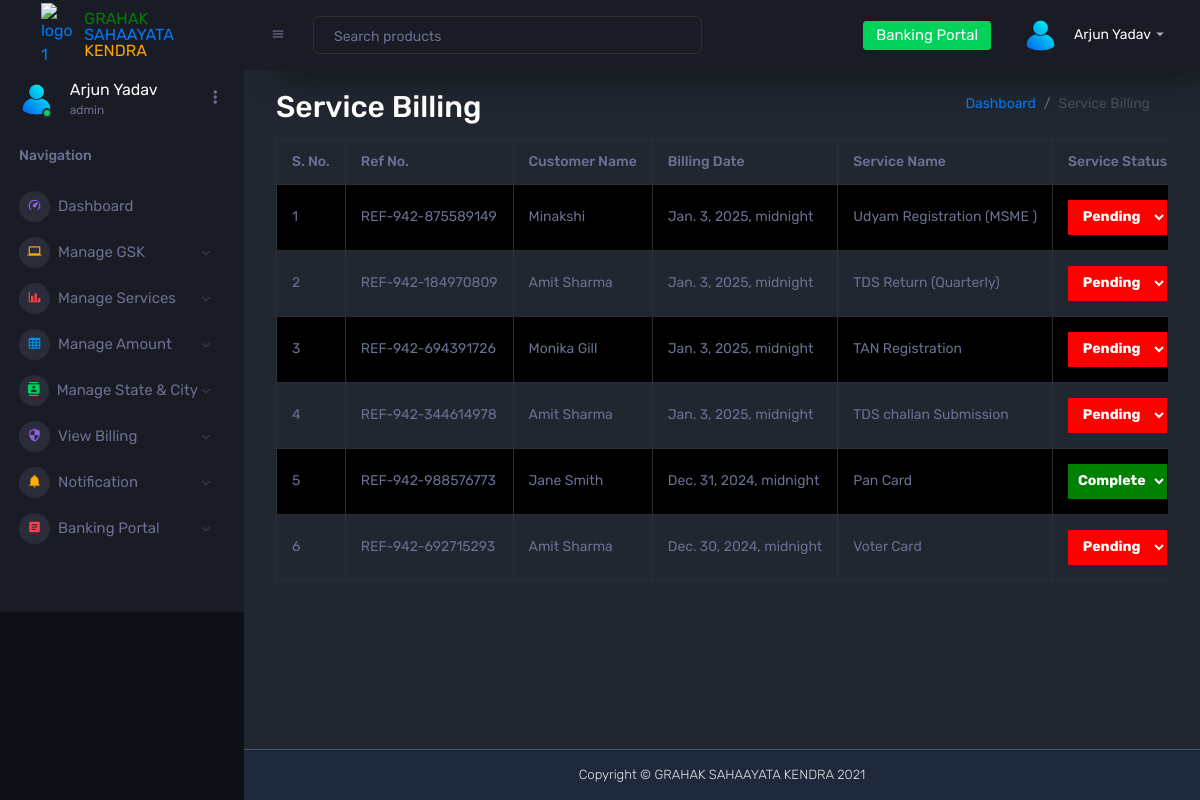
The page /dashboard/service-billing/ (signed in) on the database as committed earlier.
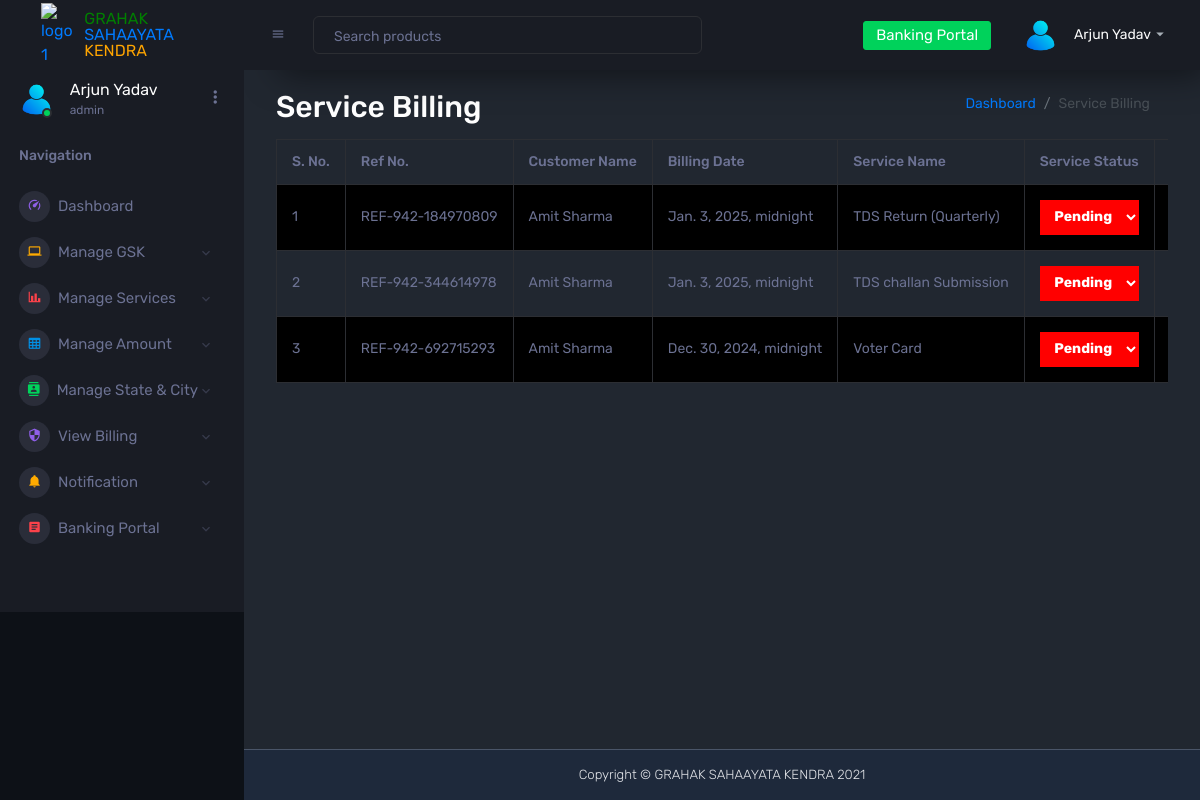
The same page on the database as committed later.
### dashboard/models.py (models this page shows, shortened)
class BillingDetails(models.Model):
    user = models.ForeignKey(User, on_delete=models.CASCADE)  # Replace `1` with the correct default user ID
    ref_no = models.CharField(max_length=255, unique=True)
    customer = models.ForeignKey(Customer, on_delete=models.CASCADE)  # Foreign Key to Customer
    service = models.ForeignKey(Service, on_delete=models.CASCADE)  # Automatically delete related records
    billing_date = models.DateTimeField(auto_now_add=True)  # Ensure this field is defined
    payment_mode = models.CharField(max_length=50, choices=[('Cash', 'Cash'), ('Online', 'Online')])
    payment_status = models.CharField(max_length=50, choices=[('Paid', 'Paid'), ('Unpaid', 'Unpaid')], default='Unpaid')
    id_proof = models.FileField(upload_to='id_proofs/', blank=True, null=True)
    address_proof = models.FileField(upload_to='address_proofs/', blank=True, null=True)
    pan_card = models.CharField(max_length=255, null=True, blank=True)
    banking = models.FileField(upload_to='banking/', null=True, blank=True)
    photo = models.FileField(upload_to='photos/', null=True, blank=True)
    others = models.FileField(upload_to='others/', null=True, blank=True)
    service_status = models.CharField(
        max_length=20,
        choices=[('Pending', 'Pending'), ('In Progress', 'In Progress'), ('Complete', 'Complete')],
        default='Pending',
    )
    service_notes = models.TextField(null=True, blank=True)

class Customer(models.Model):
    full_name = models.CharField(max_length=255, default="Unknown")
    date_of_birth = models.DateField(null=True, blank=True)  # Add Date of Birth
    address = models.TextField()
    dob = models.DateField(null=True, blank=True)
    email = models.EmailField()
    mobile = models.CharField(max_length=15, null=True, blank=True)
    state = models.CharField(max_length=100)
    city = models.CharField(max_length=100)
    gender = models.CharField(max_length=10, choices=[('Male', 'Male'), ('Female', 'Female'), ('Other', 'Other')])
    pin_code = models.CharField(max_length=6, null=True, blank=True)
    created_by = models.ForeignKey(CustomUser, on_delete=models.CASCADE, related_name="customers")

class Service(models.Model):
    service_name = models.CharField(max_length=100)
    price = models.DecimalField(max_digits=10, decimal_places=2)
    service_charge = models.DecimalField(max_digits=10, decimal_places=2, default=0.0)
    required_documents = models.TextField(blank=True, null=True)
    billing_date = models.DateTimeField(auto_now_add=True)  # Ensure this field exists
    STATUS_CHOICES = [
        ('active', 'Active'),
        ('inactive', 'Inactive'),
    ]
    status = models.CharField(max_length=10, choices=STATUS_CHOICES, default='active')
    def service_charge(self):
        return (self.price * self.service_charge_percentage) / 100

### dashboard/views/admin_views.py (the view, shortened to what this page needs)
# urls.py: path('service-billing/', service_billing, name='service_billing'),
@role_required(['admin'])
def service_billing(request):
    billing_details = BillingDetails.objects.all().order_by('-id')  # Order by most recent
    return render(request, 'admin_dashboard/service_billing.html', {
        'billing_details': billing_details,
    })

### dashboard/utils.py (called while the page is built)
def role_required(allowed_roles):
    def decorator(view_func):
        @wraps(view_func)
        def wrapper(request, *args, **kwargs):
            if not request.user.is_authenticated:
                logger.info("User is not authenticated. Redirecting to login.")
                return redirect('login')
            if request.user.role not in allowed_roles:
                logger.warning(f"Unauthorized access attempt by user: {request.user.username}, Role: {request.user.role}")
                return redirect('not_authorized')
            logger.info(f"Access granted for user: {request.user.username}, Role: {request.user.role}")
            return view_func(request, *args, **kwargs)
        return wrapper
    return decorator

### dashboard/templates/admin_dashboard/service_billing.html (shortened to what this page needs)
{% extends 'base.html' %}
{% block content %}
<div class="container mt-10">
    <div class="d-flex justify-content-between align-items-center">
        <h2 class="card-titles mb-2">Service Billing</h2>
        <nav aria-label="breadcrumb">
            <ol class="breadcrumb">
                <li class="breadcrumb-item"><a href="{% url 'admin_dashboard' %}">Dashboard</a></li>
                <li class="breadcrumb-item active" aria-current="page">Service Billing</li>
            </ol>
        </nav>
    </div>
    <div class="table-responsive">
        <table class="table table-striped table-bordered">
            <thead>
                <tr>
                    <th>S. No.</th>
                    <th>Ref No.</th>
                    <th>Customer Name</th>
                    <th>Billing Date</th>
                    <th>Service Name</th>
                    <th>Service Status</th>
                    <th>Action</th>
                </tr>
            </thead>
            <tbody>
                {% for billing in billing_details %}
                <tr>
                    <td>{{ forloop.counter }}</td>
                    <td>{{ billing.ref_no }}</td>
                    <td>{{ billing.customer.full_name }}</td>
                    <td>{{ billing.billing_date }}</td>
                    <td>{{ billing.service.service_name }}</td>
                    <td>
                        <form method="POST" style="display: inline;">
                            <select name="service_status"
                                    class="status-dropdown {% if billing.service_status == 'Pending' %}pending{% elif billing.service_status == 'In Progress' %}in-progress{% elif billing.service_status == 'Complete' %}complete{% endif %}"
                                    onchange="this.form.submit()">
                                <option value="Pending" {% if billing.service_status == 'Pending' %}selected{% endif %}>
                                    Pending
                                </option>
                                <option value="Complete" {% if billing.service_status == 'Complete' %}selected{% endif %}>
                                    Complete
                                </option>
                            </select>
                        </form>
                    </td>
                    <td>
                    </td>
                </tr>
                {% empty %}
                <tr>
                    <td colspan="7" class="text-center">No Billing Records Found</td>
                </tr>
                {% endfor %}
            </tbody>
        </table>
    </div>
</div>
{% endblock %}

Rows that differ between the two databases and show on the page:
removed BillingDetails: ref_no "REF-942-875589149", customer.full_name "Minakshi", billing_date "Jan. 3, 2025, midnight", service.service_name "Udyam Registration (MSME )", service_status "Pending"
removed BillingDetails: ref_no "REF-942-694391726", customer.full_name "Monika Gill", billing_date "Jan. 3, 2025, midnight", service.service_name "TAN Registration", service_status "Pending"
removed BillingDetails: ref_no "REF-942-988576773", customer.full_name "Jane Smith", billing_date "Dec. 31, 2024, midnight", service.service_name "Pan Card", service_status "Complete"
